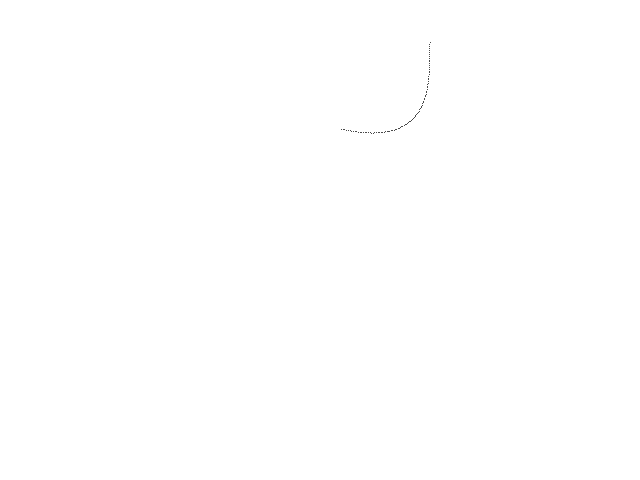
Frame 1 (no input)
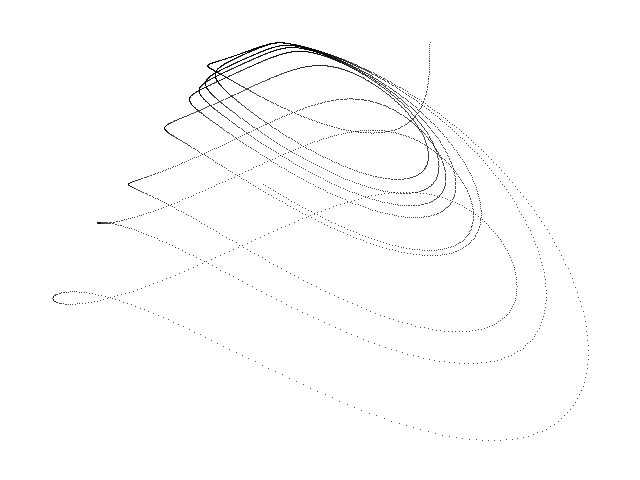
Frame 60 (the mouse pressed at the canvas centre just before this capture)
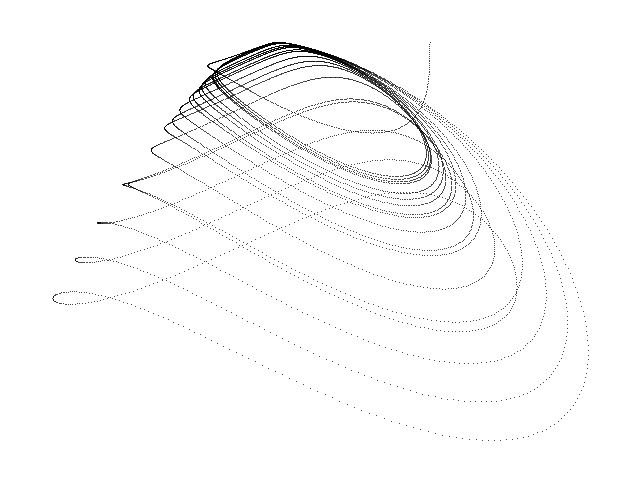
Frame 120 (the mouse held since frame 60 and released just before this capture)

The Processing sketch that drew these frames (run headless with seeded random() and noise(); from frame 60 on, the mouse is pressed at the canvas centre):

// Processing sketch: Sprott_Linz_E
// ── Sprott_Linz_E.pde
// Sprott-Linz E chaotic attractor //

  float x = 1.0;
  float y = 0.0;
  float z = 0.0;
  float dt = 0.01;
  float a = 4.0;


void setup() {
  
  size(640, 480);
  background(255);
  
}

void draw() {
  
  for (int i=0; i<100; i++) {
    
    float nx = x;
    float ny = y;
    float nz = z;
    
    x = nx + dt * (ny * nz);
    y = ny + dt * (pow(nx, 2.0) - ny);
    z = nz + dt * (1.0 - a * nx); 
  
    point(260 + (170 * x), 40 + (210 * y));
        
  }

}
